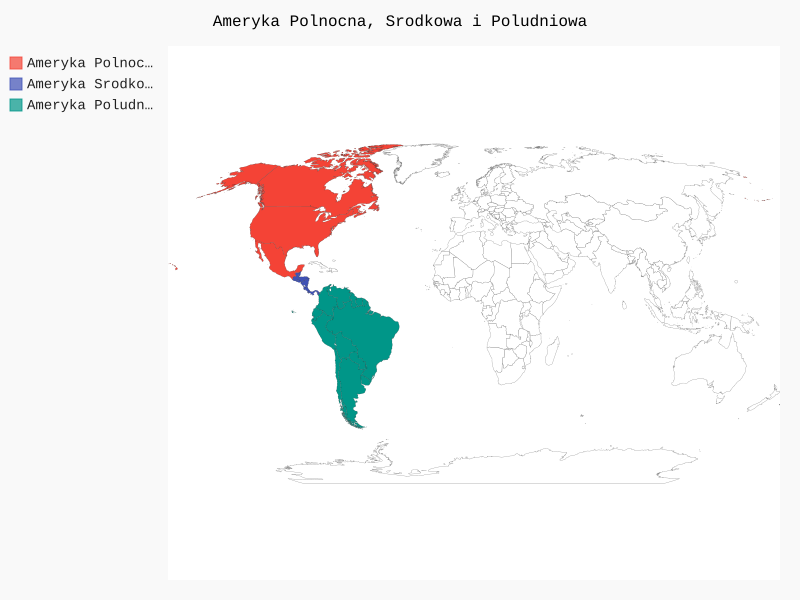

Source code (Python):
from pygal_maps_world.maps import World

wm = World()
wm.force_uri_protocol = "http"
wm.title = "Ameryka Polnocna, Srodkowa i Poludniowa"

wm.add("Ameryka Polnocna", ["ca", "mx", "us"])
wm.add("Ameryka Srodkowa", ["bz", "cr", "gt", "hn", "ni", "pa", "sv"])
wm.add(
    "Ameryka Poludniowa",
    ["ar", "bo", "br", "cl", "co", "ec", "gf", "gy", "pe", "py", "sr", "uy", "ve"],
)

wm.render_to_file("americas.svg")
